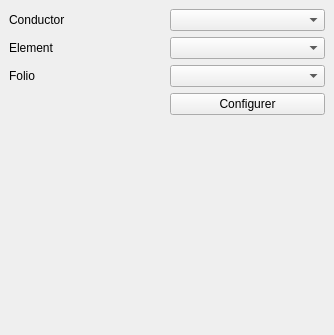
<?xml version="1.0" encoding="UTF-8"?>
<ui version="4.0">
 <class>AutoNumberingDockWidget</class>
 <widget class="QDockWidget" name="AutoNumberingDockWidget">
  <property name="geometry">
   <rect>
    <x>0</x>
    <y>0</y>
    <width>334</width>
    <height>335</height>
   </rect>
  </property>
  <property name="windowTitle">
   <string>Autonumerotation Séléction</string>
  </property>
  <widget class="QWidget" name="dockWidgetContents">
   <layout class="QGridLayout" name="gridLayout">
    <item row="3" column="1">
     <widget class="QComboBox" name="m_element_cb"/>
    </item>
    <item row="4" column="0">
     <widget class="QLabel" name="label_3">
      <property name="text">
       <string>Folio</string>
      </property>
     </widget>
    </item>
    <item row="2" column="1">
     <widget class="QComboBox" name="m_conductor_cb"/>
    </item>
    <item row="3" column="0">
     <widget class="QLabel" name="label">
      <property name="text">
       <string>Element</string>
      </property>
     </widget>
    </item>
    <item row="2" column="0">
     <widget class="QLabel" name="label_2">
      <property name="text">
       <string>Conductor</string>
      </property>
     </widget>
    </item>
    <item row="4" column="1">
     <widget class="QComboBox" name="m_folio_cb"/>
    </item>
    <item row="6" column="0">
     <spacer name="verticalSpacer">
      <property name="orientation">
       <enum>Qt::Vertical</enum>
      </property>
      <property name="sizeHint" stdset="0">
       <size>
        <width>20</width>
        <height>40</height>
       </size>
      </property>
     </spacer>
    </item>
    <item row="5" column="1">
     <widget class="QPushButton" name="m_configure_pb">
      <property name="toolTip">
       <string>Configurer les règles d'auto numérotation</string>
      </property>
      <property name="text">
       <string>Configurer</string>
      </property>
      <property name="icon">
       <iconset resource="../../../qelectrotech.qrc">
        <normaloff>:/ico/16x16/configure.png</normaloff>:/ico/16x16/configure.png</iconset>
      </property>
     </widget>
    </item>
   </layout>
  </widget>
 </widget>
 <resources>
  <include location="../../../qelectrotech.qrc"/>
 </resources>
 <connections/>
</ui>
